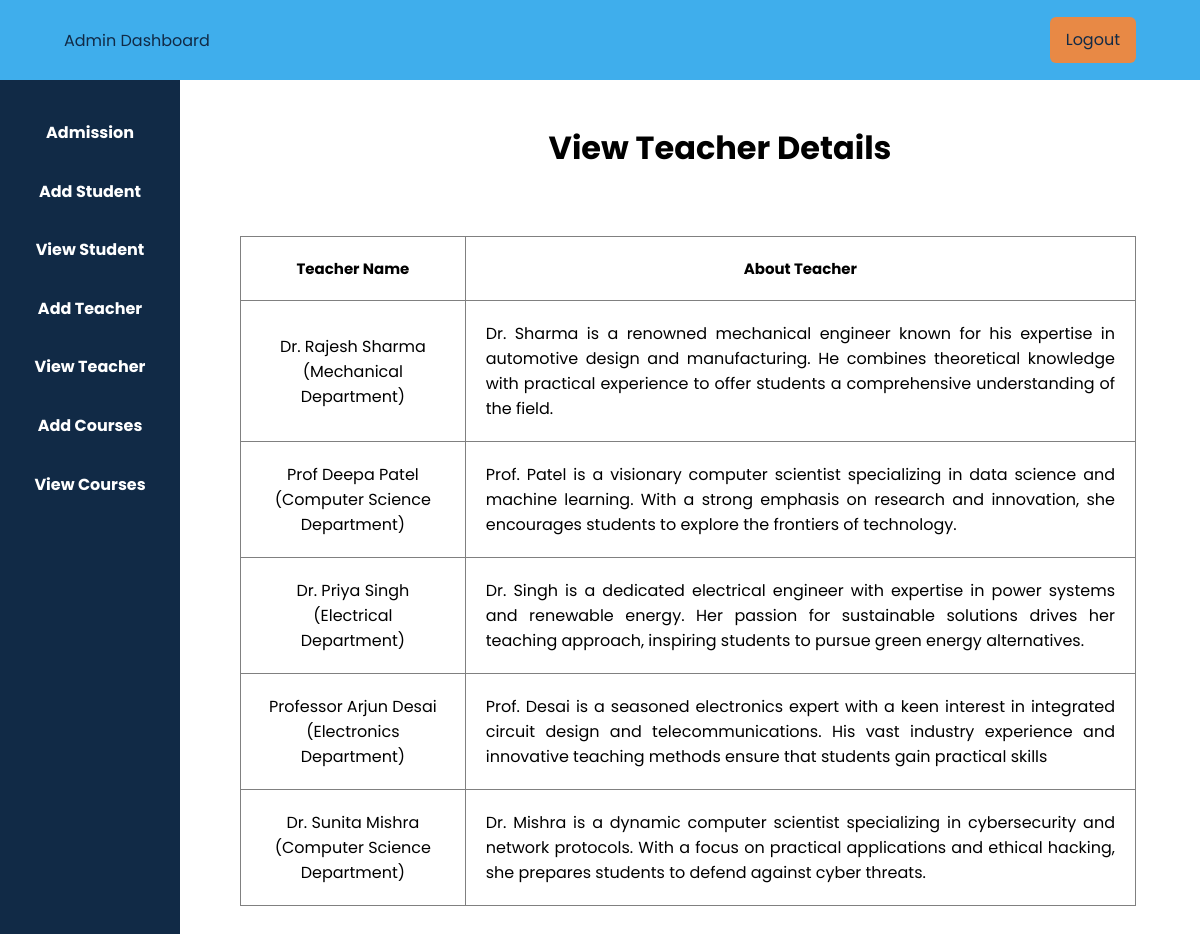
/view_teacher.php (signed in), run on the app's committed database.
### tables this page shows
CREATE TABLE `teacher` (
  `id` int(11) NOT NULL,
  `name` varchar(50) DEFAULT NULL,
  `description` varchar(255) DEFAULT NULL,
  `image` varchar(50) DEFAULT NULL
);

### view_teacher.php (the view, shortened to what this page needs)
<?php
$host = "localhost";
$user = "root";
$password = null;
$db = "schoolProject";
$data = mysqli_connect($host,$user,$password,$db);
$sql = "SELECT * FROM teacher";
$result = mysqli_query($data,$sql);
?>
<!DOCTYPE html>
<html lang="en">
<head>
    <link rel="stylesheet" href="admin.css">
</head>
<body>
    <?php
    include 'admin_sidebar.php';
    ?>
    <div class="main">
      <center>
        <h1 style="margin-bottom: 4rem; padding-top:4rem;">View Teacher Details</h1>
      <table border="1px" style="border-collapse:collapse;margin:0rem 4rem 2rem 0rem">
        <tr>
            <th style="padding: 20px; font-size: 15px">Teacher Name</th>
            <th style="padding: 20px; font-size: 15px">About Teacher</th>
        </tr>
        <?php
        while($info=$result->fetch_assoc()){
        ?>
        <tr>
            <td style="text-align: center; padding: 20px;"><?php echo"{$info['name']}" ?></td>
            <td style="text-align: justify; padding: 20px;"><?php echo"{$info['description']}" ?></td>
        </tr>
        <?php
        }
        ?>
      </table>
      </center>
    </div>
</body>
</html>

### admin_sidebar.php
<div class="header">
        <a class="admin" href="adminhome.php">Admin Dashboard</a>
        <div class="logout">
            <a href="index.php">Logout</a>
        </div>
    </div>
    <div class="aside">
        <ul>
            <li>
                <a href="admission.php">Admission</a>
            </li>
            <li>
                <a href="add_student.php">Add Student</a>
            </li>
            <li>
                <a href="view_student.php">View Student</a>
            </li>
            <li>
                <a href="add_teacher.php">Add Teacher</a>
            </li>
            <li>
                <a href="view_teacher.php">View Teacher</a>
            </li>
            <li>
                <a href="#">Add Courses</a>
            </li>
            <li>
                <a href="#">View Courses</a>
            </li>
        </ul>
    </div>

### admin.css (style rules this page uses)
* { padding: 0; margin: 0; box-sizing: border-box; }
body { font-family: 'Poppins', sans-serif; }
.header { background-color: #3FAEEC; width: 100%; height: 10vh; display: flex; color: #112A46; justify-content: space-between; align-items: center; position: fixed; top: 0; z-index: 99; }
.admin { text-decoration: none; color: #112A46; font-weight: 400; padding-left: 4rem; }
.logout a { text-decoration: none; color: #112A46; font-weight: 400; padding:0.7rem 1rem; margin: 0rem 4rem; background-color: #e88945; border: none; border-radius: 6px; text-align: center; }
ul { background-color: #112A46; width: 15%; height: 100%; position: fixed; padding-top: 5%; text-align: center; }
ul li { list-style: none; padding-bottom: 2.1rem; font-size: 1rem; }
ul li a { color: #fff; font-weight: bold; text-decoration: none; }
.main { margin-top: 5%; margin-left: 20%; }

### data on the page
teacher: name "Dr. Rajesh Sharma (Mechanical Department)", description "Dr. Sharma is a renowned mechanical engineer known for his expertise in automotive design and manufacturing. He combines theoretical knowledge with practical experience to offer students a comprehensive understanding of the field."
teacher: name "Prof Deepa Patel (Computer Science Department)", description "Prof. Patel is a visionary computer scientist specializing in data science and machine learning. With a strong emphasis on research and innovation, she encourages students to explore the frontiers of technology."
teacher: name "Dr. Priya Singh (Electrical Department)", description "Dr. Singh is a dedicated electrical engineer with expertise in power systems and renewable energy. Her passion for sustainable solutions drives her teaching approach, inspiring students to pursue green energy alternatives."
teacher: name "Professor Arjun Desai (Electronics Department)", description "Prof. Desai is a seasoned electronics expert with a keen interest in integrated circuit design and telecommunications. His vast industry experience and innovative teaching methods ensure that students gain practical skills"
teacher: name "Dr. Sunita Mishra (Computer Science Department)", description "Dr. Mishra is a dynamic computer scientist specializing in cybersecurity and network protocols. With a focus on practical applications and ethical hacking, she prepares students to defend against cyber threats."
